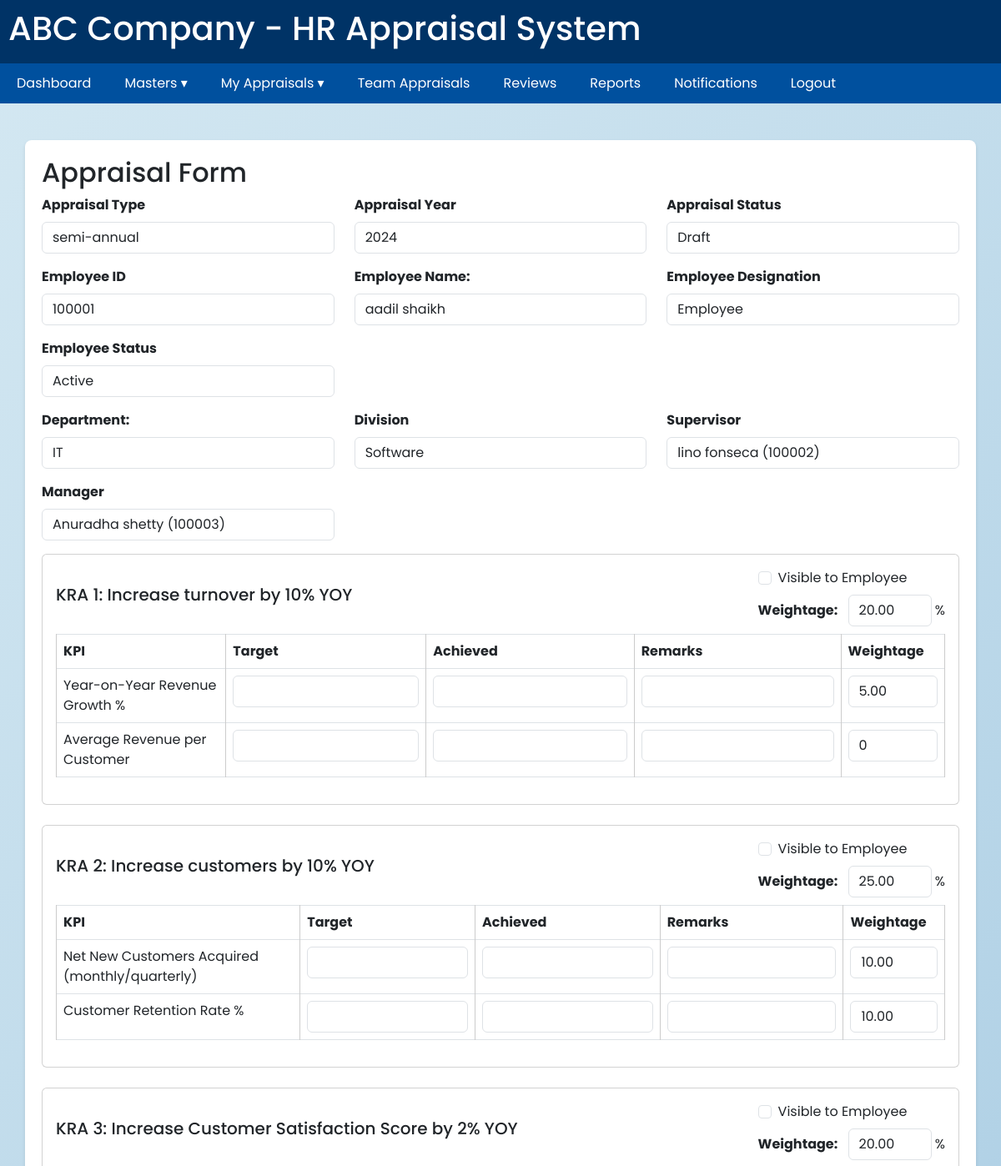
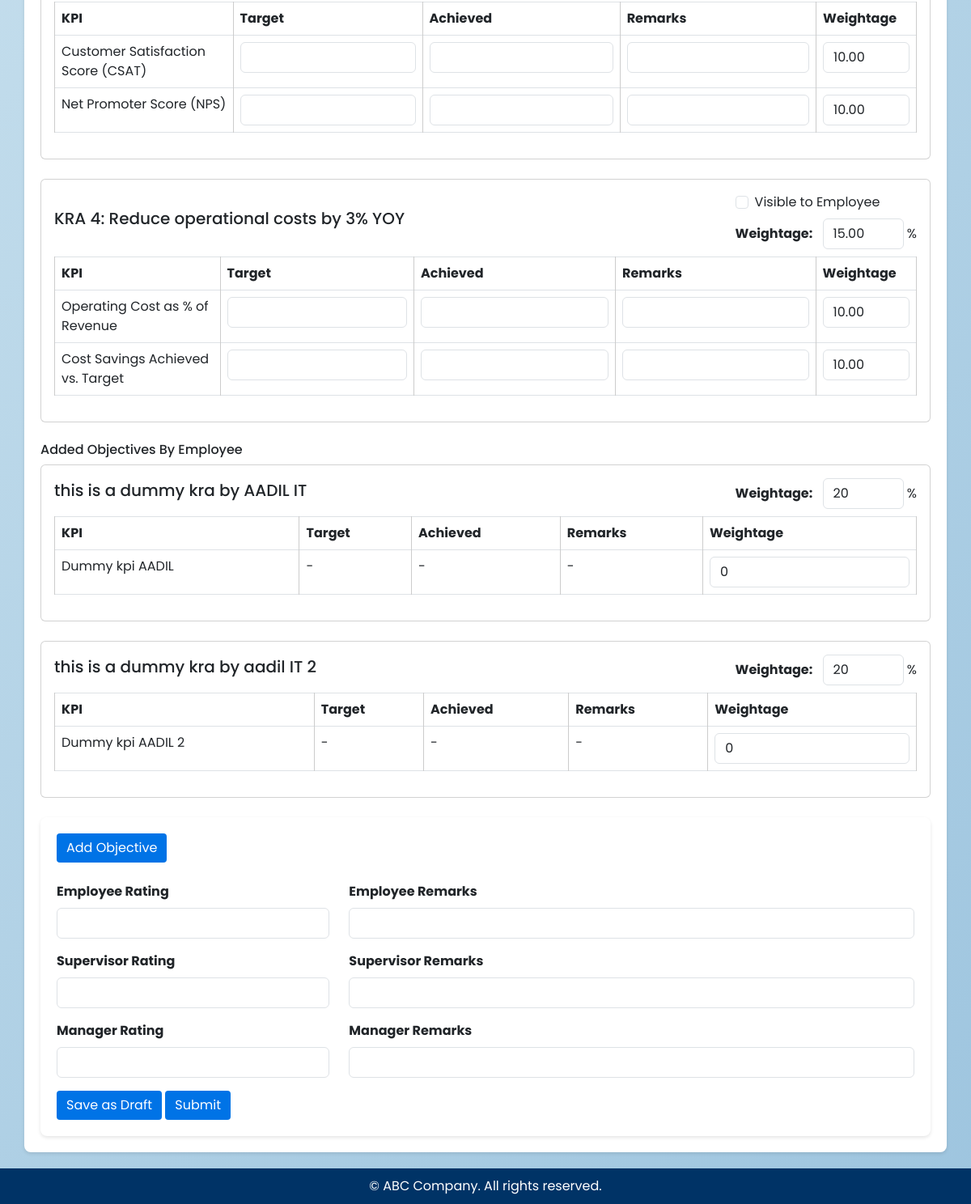
/masters/appraisal/1/ (signed in), run on the app's committed database (2 pictures, top to bottom).
### masters/models.py (models this page shows, shortened)
class AppraisalForm(models.Model):
    appraisal_cycle = models.ForeignKey("AppraisalCycle", on_delete=models.CASCADE)
    employee = models.ForeignKey("Employee", on_delete=models.CASCADE, related_name="appraisals")
    supervisor = models.ForeignKey("Employee", on_delete=models.SET_NULL, null=True, blank=True, related_name="supervised_appraisals")
    department = models.ForeignKey("Department", on_delete=models.SET_NULL, null=True, blank=True)
    role = models.ForeignKey("Role", on_delete=models.SET_NULL, null=True, blank=True)
    created_at = models.DateTimeField(auto_now_add=True)
    updated_at = models.DateTimeField(auto_now=True)
    status = models.CharField(
        max_length=20,
        choices=[("Draft", "Draft"), ("Submitted", "Submitted"), ("Reviewed", "Reviewed"), ("Closed", "Closed")],
        default="Draft"
    )

class AppraisalCycle(models.Model):
    name = models.CharField(max_length=100)
    year = models.CharField(max_length=100,blank=True, null=True)
    start_date = models.DateField()
    end_date = models.DateField()
    status = models.CharField(
        max_length=20,
        choices=[
            ("Draft", "Draft"),
            ("Active", "Active"),
            ("Closed", "Closed"),
        ],
        default="Draft",
    )

class Employee(models.Model):
    user = models.OneToOneField(
        settings.AUTH_USER_MODEL,
        on_delete=models.CASCADE,
        null=True, blank=True,
        related_name="employee_profile"
)
    employee_id = models.CharField(max_length=20, unique=True)
    employee_salution = models.CharField(max_length=15, null=True, blank=True)
    first_name = models.CharField(max_length=100)
    last_name = models.CharField(max_length=100)
    email = models.EmailField(unique=True)
    gender = models.CharField(max_length=10,null=True, blank=True)
    contact_number = models.IntegerField(default=0)
    department = models.ForeignKey("Department", on_delete=models.SET_NULL, null=True)
    role = models.ForeignKey("Role", on_delete=models.SET_NULL, null=True)
    supervisor = models.ForeignKey("self", on_delete=models.SET_NULL, null=True, blank=True)
    status = models.CharField(
        max_length=20,
        choices=[("Active", "Active"), ("Inactive", "Inactive")],
        default="Active",
    )
    def __str__(self):
        return f"{self.first_name} {self.last_name} ({self.employee_id})"
    @property
    def manager(self):
        return self.supervisor.supervisor if self.supervisor else None

class Role(models.Model):
    role_name = models.CharField(max_length=100)
    description = models.TextField(blank=True, null=True)
    def __str__(self):
        return self.role_name

class Department(models.Model):
    name = models.CharField(max_length=100)
    division = models.CharField(max_length=100, blank=True, null=True)
    country = models.ForeignKey(Country, on_delete=models.SET_NULL, null=True, blank=True)
    state = models.ForeignKey(State, on_delete=models.SET_NULL, null=True, blank=True)
    city = models.ForeignKey(City, on_delete=models.SET_NULL, null=True, blank=True)

class KRA(models.Model):
    department = models.ForeignKey("Department", on_delete=models.CASCADE)
    kra_name = models.CharField(max_length=200)
    weightage = models.DecimalField(max_digits=5, decimal_places=2)
    is_visible = models.BooleanField(default=False)

class KPI(models.Model):
    kra = models.ForeignKey("KRA", on_delete=models.CASCADE, related_name="kpis")
    name = models.CharField(max_length=200)
    description = models.TextField(blank=True, null=True)
    weightage = models.DecimalField(max_digits=5, decimal_places=2, default=0)

class EmployeeObjective(models.Model):
    appraisal_form = models.ForeignKey("AppraisalForm", on_delete=models.CASCADE, related_name="objectives")
    objective = models.CharField(max_length=255)
    weightage = models.PositiveIntegerField()
    employee = models.ForeignKey("Employee", on_delete=models.CASCADE, related_name="objectives", null=True, blank=True)

class EmployeeKPI(models.Model):
    objective = models.ForeignKey(EmployeeObjective, on_delete=models.CASCADE, related_name="kpis")
    name = models.CharField(max_length=255)
    target = models.CharField(max_length=255, blank=True, null=True)
    achieved = models.CharField(max_length=255, blank=True, null=True)
    remarks = models.TextField(blank=True, null=True)

### masters/views.py (the view, shortened to what this page needs)
# urls.py: path("appraisal/<int:appraisal_id>/", views.appraisal_form_view, name="appraisal_form"),
@login_required
@login_required
def appraisal_form_view(request, appraisal_id):
    appraisal_form = get_object_or_404(AppraisalForm, pk=appraisal_id)
    employee = appraisal_form.employee
    viewer = get_object_or_404(Employee, user=request.user)
    is_manager = viewer.role.role_name.lower() == "manager"
    if is_manager:
        kras = KRA.objects.filter(
            department=employee.department
        ).prefetch_related("kpis")
    objectives = EmployeeObjective.objects.filter(
        appraisal_form=appraisal_form,
        employee=employee
    )
    context = {
        "employee": employee,
        "viewer": viewer,
        "appraisal": appraisal_form,
        "kras": kras,
        "objectives": objectives,
        "is_manager": is_manager,
    }
    return render(request, "appraisal/form.html", context)

### masters/context_processors.py (called while the page is built)
def role_name(request):
    if request.user.is_authenticated:
        try:
            employee = Employee.objects.get(user=request.user)
            return {"role_name": employee.role.role_name.lower()}
        except Employee.DoesNotExist:
            return {"role_name": None}
    return {"role_name": None}

### templates/appraisal/form.html (shortened to what this page needs)
{% extends "base.html" %}
{% block content %}
<div class="container mt-4">
  <h2>Appraisal Form</h2>
  <form method ="post">
    <div class="row">
      <div class="col-md-4 mb-3">
        <label class="form-label"><strong>Appraisal Type</strong></label>
        <input type="text" class="form-control" value="{{ appraisal.appraisal_cycle.name }}" readonly>
      </div>
      <div class="col-md-4 mb-3">
        <label class="form-label"><strong>Appraisal Year</strong></label>
        <input type="text" class="form-control" value="{{ appraisal.appraisal_cycle.year }}" readonly>
      </div>
      <div class="col-md-4 mb-3">
        <label class="form-label"><strong>Appraisal Status</strong></label>
        <input type="text" class="form-control" value="{{ appraisal.status }}" readonly>
      </div>
    </div>
    <div class="row">
      <div class="col-md-4 mb-3">
        <label class="form-label"><strong>Employee ID</strong></label>
        <input type="text" class="form-control" value="{{ employee.employee_id }}" readonly>
      </div>
      <div class="col-md-4 mb-3">
        <label class="form-label"><strong>Employee Name:</strong></label>
        <input type="text" class="form-control" value="{{ employee.first_name }} {{ employee.last_name }}" readonly>
      </div>
      <div class="col-md-4 mb-3">
        <label class="form-label"><strong>Employee Designation</strong></label>
        <input type="text" class="form-control" value="{{ employee.role }}" readonly>
      </div>
      <div class="col-md-4 mb-3">
        <label class="form-label"><strong>Employee Status</strong></label>
        <input type="text" class="form-control" value="{{ employee.status }}" readonly>
      </div>
    </div>
    <div class="row">
      <div class="col-md-4 mb-3">
        <label class="form-label"><strong>Department:</strong></label>
        <input type="text" class="form-control" value="{{ employee.department.name }}" readonly>
      </div>
      <div class="col-md-4 mb-3">
        <label class="form-label"><strong>Division</strong></label>
        <input type="text" class="form-control" value="{{ employee.department.division }}" readonly>
      </div>
      <div class="col-md-4 mb-3">
        <label class="form-label"><strong>Supervisor</strong></label>
        <input type="text" class="form-control" value="{{ employee.supervisor }}" readonly>
      </div>
      <div class="col-md-4 mb-3">
        <label class="form-label"><strong>Manager</strong></label>
        <input type="text" class="form-control" value="{{ employee.manager }}" readonly>
      </div>
    </div>
    {% for kra in kras %}
  <div class="card mb-4 p-3">
    <div class="d-flex justify-content-between align-items-center">
      <h5>KRA {{ forloop.counter }}: {{ kra.kra_name }}</h5>
      <div class="ms-3">
        {% if is_manager %}
  <div class="form-check mb-2">
    <input type="checkbox"
           class="form-check-input"
           name="kra_visible_{{ kra.id }}"
           id="kra_visible_{{ kra.id }}"
           {% if kra.is_visible %}checked{% endif %}>
    <label for="kra_visible_{{ kra.id }}" class="form-check-label">
      Visible to Employee
    </label>
  </div>
{% endif %}
        <label class="form-label me-2"><strong>Weightage:</strong></label>
        <input type="number"
              name="kra_weightage_{{ kra.id }}"
              value="{{ kra.weightage }}"
              class="form-control d-inline-block"
              style="width: 100px;"
              min="0" max="100"> %
      </div>
    </div>
    <table class="table table-bordered mt-2">
      <thead>
        <tr>
          <th>KPI</th>
          <th>Target</th>
          <th>Achieved</th>
          <th>Remarks</th>
          <th>Weightage</th>
        </tr>
      </thead>
      <tbody>
        {% for kpi in kra.kpis.all %}
          <tr>
            <td>{{ kpi.name }}</td>
            <td><input type="text" name="target_{{ kpi.id }}" class="form-control"></td>
            <td><input type="text" name="achieved_{{ kpi.id }}" class="form-control"></td>
            <td><input type="text" name="remarks_{{ kpi.id }}" class="form-control"></td>
            <td>
              <input type="number"
                     name="kpi_weightage_{{ kpi.id }}"
                     value="{{ kpi.weightage|default:0 }}"
                     class="form-control"
                     min="0" max="100">
            </td>
          </tr>
        {% endfor %}
      </tbody>
    </table>
  </div>
{% endfor %}
    <h6 class="mt-3">Added Objectives By Employee</h6>
    {% for obj in objectives %}
      <div class="card mb-4 p-3">
        <div class="d-flex justify-content-between align-items-center">
          <h5>{{ obj.objective }}</h5>
          <div class="ms-3">
            <label class="form-label me-2"><strong>Weightage:</strong></label>
            <input type="number" name="objective_weightage_{{ obj.id }}" value="{{ obj.weightage }}" class="form-control d-inline-block" style="width: 100px;" min="0" max="100"> %
          </div>
        </div>
        <table class="table table-bordered mt-2">
          <thead>
            <tr>
              <th>KPI</th>
              <th>Target</th>
              <th>Achieved</th>
              <th>Remarks</th>
              <th>Weightage</th>
            </tr>
          </thead>
          <tbody>
            {% for kpi in obj.kpis.all %}
              <tr>
                <td>{{ kpi.name }}</td>
                <td>{{ kpi.target|default:"-" }}</td>
                <td>{{ kpi.achieved|default:"-" }}</td>
                <td>{{ kpi.remarks|default:"-" }}</td>
                <td>
                  <input type="number" name="kpi_weightage_{{ kpi.id }}" value="{{ kpi.weightage|default:0 }}" class="form-control" min="0" max="100">
                </td>
              </tr>
            {% empty %}
              <tr>
                <td colspan="5" class="text-muted text-center">No KPIs added yet</td>
              </tr>
            {% endfor %}
          </tbody>
        </table>
      </div>
    {% empty %}
      <p class="text-muted">No objectives yet</p>
    {% endfor %}
    <div class="container mt-4">
      {% if appraisal.pk %}
        <a href="{% url 'masters:add_objective' appraisal.pk %}" class="btn btn-warning mb-4">Add Objective</a>
      {% else %}
        <p class="text-muted">No appraisal found.</p>
      {% endif %}
      <div class="row mb-3">
        <div class="col-md-4">
          <label class="form-label"><strong>Employee Rating</strong></label>
          <input type="number" name="employee_rating" class="form-control" min="0" max="10">
        </div>
        <div class="col-md-8">
          <label class="form-label"><strong>Employee Remarks</strong></label>
          <input type="text" name="employee_remarks" class="form-control">
        </div>
      </div>
      <div class="row mb-3">
        <div class="col-md-4">
          <label class="form-label"><strong>Supervisor Rating</strong></label>
          <input type="number" name="supervisor_rating" class="form-control" min="0" max="10">
        </div>
        <div class="col-md-8">
          <label class="form-label"><strong>Supervisor Remarks</strong></label>
          <input type="text" name="supervisor_remarks" class="form-control">
        </div>
      </div>
      <div class="row mb-3">
        <div class="col-md-4">
          <label class="form-label"><strong>Manager Rating</strong></label>
          <input type="number" name="manager_rating" class="form-control" min="0" max="10">
        </div>
        <div class="col-md-8">
          <label class="form-label"><strong>Manager Remarks</strong></label>
          <input type="text" name="manager_remarks" class="form-control">
        </div>
      </div>
      <button type="submit" name="action" value="draft" class="btn btn-warning">Save as Draft</button>
      <button type="submit" name="action" value="submit" class="btn btn-primary">Submit</button>
    </div>
  </form>
</div>
{% endblock %}

### static/style.css (style rules this page uses)
* { margin: 0; padding: 0; box-sizing: border-box; font-family: "Poppins", sans-serif; }
body { margin: 0; padding: 0; background: linear-gradient(135deg, #d4e8f2, #9ec5df); height: 100vh; overflow: hidden; }

### templates/base.html (style rules this page uses)
body { font-family: Arial, sans-serif; margin:0; background-color:#f5f9fc; }
.container { background:white; padding:20px; border-radius:8px; box-shadow:0 2px 4px rgba(0,0,0,0.1); }
table { border-collapse:collapse; width:100%; }
table, th, td { border:1px solid #ccc; }
th { background-color:#0073e6; color:white; }
td, th { padding:8px; text-align:left; }
.btn { background-color:#0073e6; color:white; padding:6px 12px; border:none; border-radius:4px; cursor:pointer; }
html, body { height: auto !important; overflow-y: auto !important; }

### data on the page
AppraisalForm: appraisal_cycle.name "semi-annual", appraisal_cycle.year "2024", status "Draft"
Employee: employee_id "100001", first_name "aadil shaikh", role "Employee", status "Active", department.name "IT", department.division "Software", supervisor "lino fonseca (100002)", manager "Anuradha shetty (100003)"
KRA: kra_name "Increase turnover by 10% YOY", weightage "20.00"
KPI: name "Year-on-Year Revenue Growth %", weightage "5.00"
KPI: name "Average Revenue per Customer", weightage "0"
KRA: kra_name "Increase customers by 10% YOY", weightage "25.00"
KPI: name "Net New Customers Acquired (monthly/quarterly)", weightage "10.00"
KPI: name "Customer Retention Rate %", weightage "10.00"
KRA: kra_name "Increase Customer Satisfaction Score by 2% YOY", weightage "20.00"
KPI: name "Customer Satisfaction Score (CSAT)", weightage "10.00"
KPI: name "Net Promoter Score (NPS)", weightage "10.00"
KRA: kra_name "Reduce operational costs by 3% YOY", weightage "15.00"
KPI: name "Operating Cost as % of Revenue", weightage "10.00"
KPI: name "Cost Savings Achieved vs. Target", weightage "10.00"
EmployeeObjective: objective "this is a dummy kra by AADIL IT", weightage "20"
EmployeeKPI: name "Dummy kpi AADIL", target "-", achieved "-", remarks "-", weightage "0"
EmployeeObjective: objective "this is a dummy kra by aadil IT 2", weightage "20"
EmployeeKPI: name "Dummy kpi AADIL 2", target "-", achieved "-", remarks "-", weightage "0"
